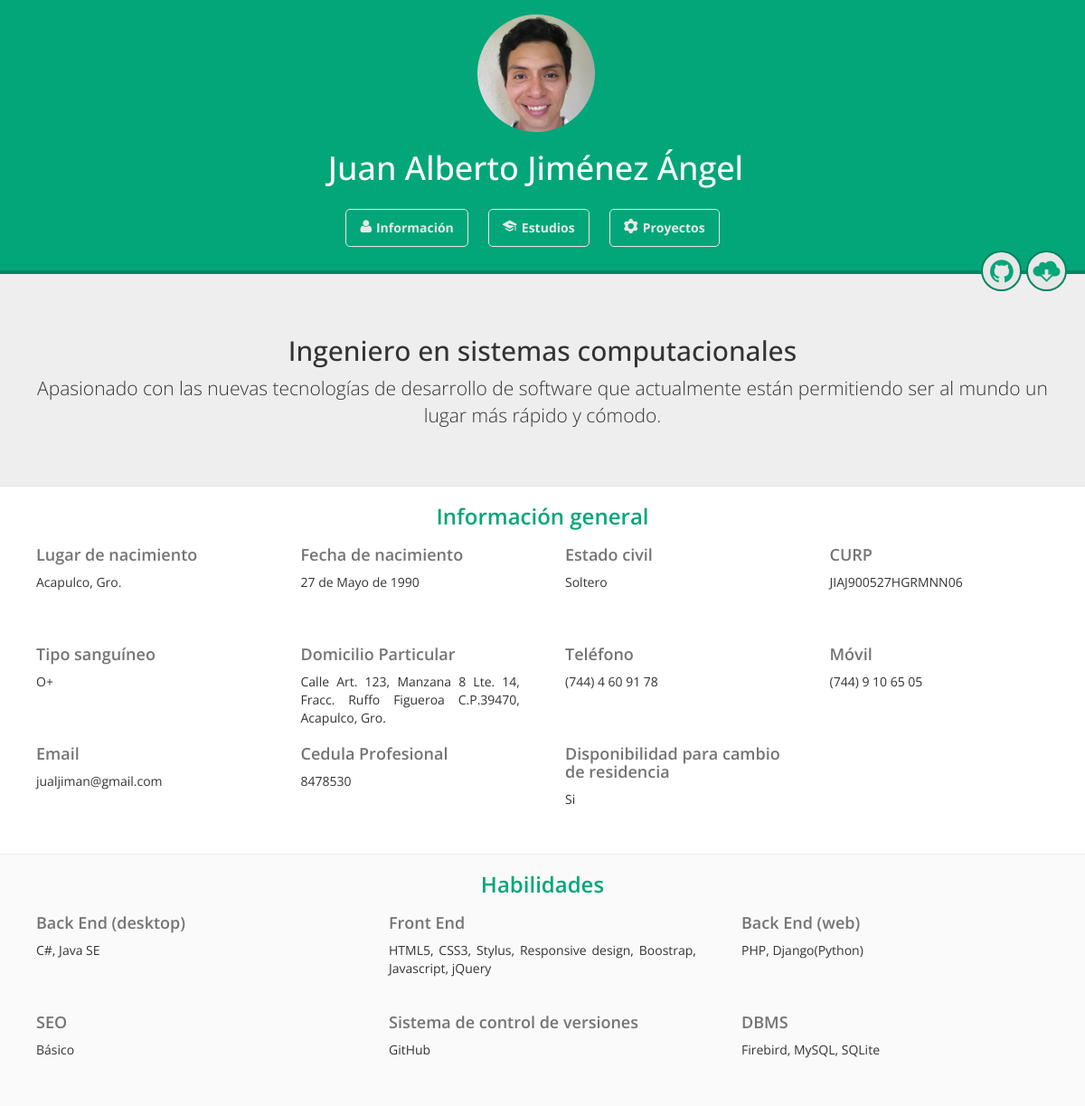
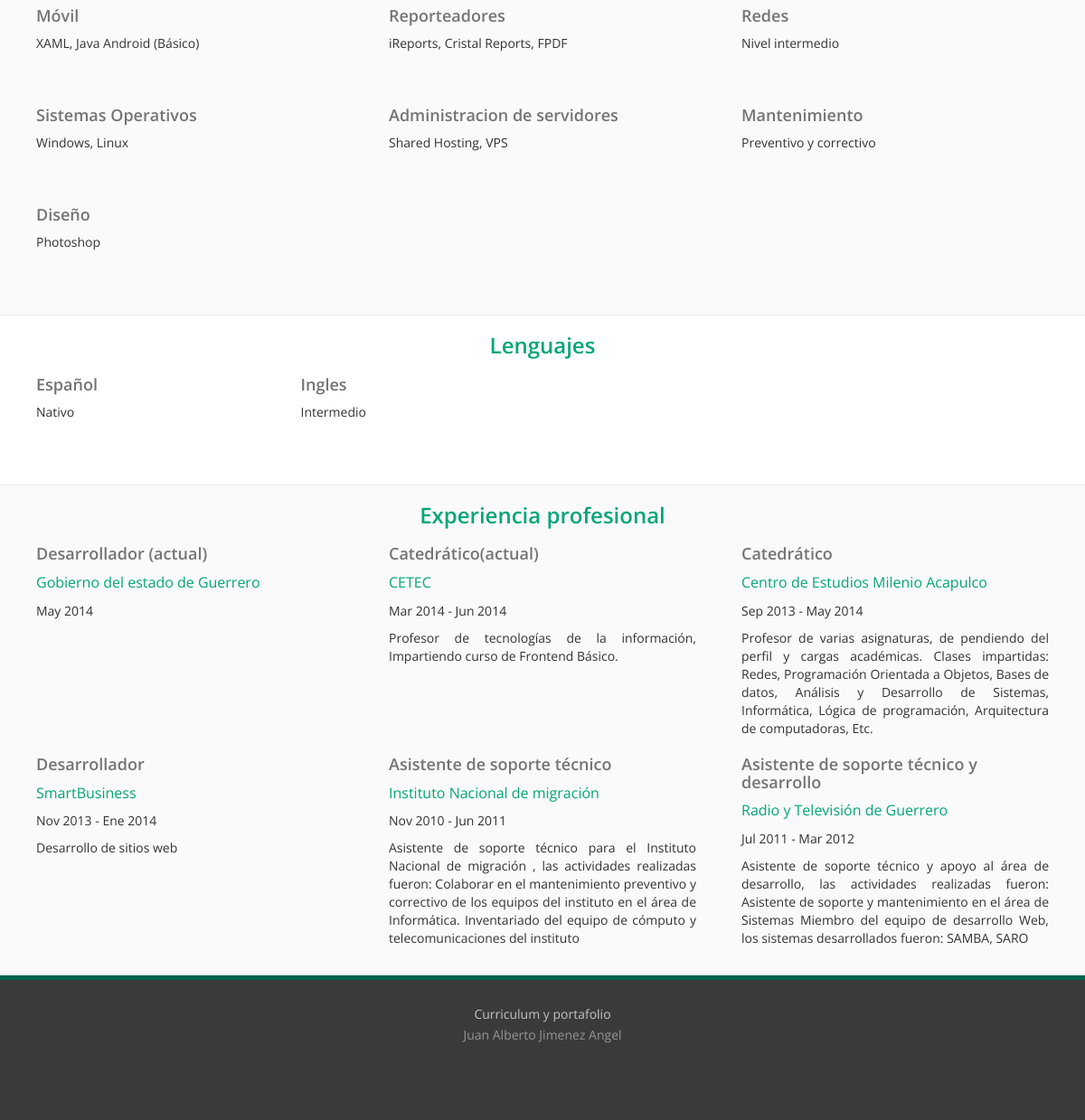
The page / on the database its author committed (2 pictures, top to bottom).
### administrador/models.py (models this page shows, shortened)
class InformacionGeneral(models.Model):
	class Meta:
		verbose_name_plural = "Informacion General"
	campo = models.CharField(max_length=60)
	info = models.CharField(max_length=90)
	categoria = models.CharField(max_length=2, choices=categorias)
	prioridad = models.IntegerField(default=1)

class ExperienciaProfesional(models.Model):
	class Meta:
		verbose_name_plural = "Experiencia Profesional"
	puesto = models.CharField(max_length=50)
	lugar = models.CharField(max_length=50)
	desde = models.DateField(default = date.today)
	hasta = models.DateField(default = date.today, blank = True, null = True)
	info = models.TextField(blank=True)

### administrador/views.py (the view)
# urls.py: url(r'^$', 'administrador.views.home', name='home'),
def home(request):
	infos = InformacionGeneral.objects.filter(categoria = "IG")
	tecnos = InformacionGeneral.objects.filter(categoria = "TG")
	lengs = InformacionGeneral.objects.filter(categoria = "LG")
	exps = ExperienciaProfesional.objects.all()
	estus = Estudio.objects.all()
	proyes = Proyecto.objects.all()
	return render(request,"index.html",{"infos": infos, "tecnos":tecnos,"lengs":lengs,"exps":exps,"estus":estus,"proyes":proyes})

### administrador/templates/index.html (shortened to what this page needs)
{% load thumbnail %}
<!DOCTYPE html>
<html lang="en">
<head>
	<link rel="stylesheet" href="/static/css/custom.css">
	<link rel="stylesheet" href="/static/css/bootstrap.css">
</head>
<body>
	<header>
		<div class="container">
			<nav class="navbar navbar-default" role="navigation">
			  <div class="container-fluid deletePaddings">
			    <div class="navbar-header">
			      <a class="navbar-brand" href="#">
			      	<img src="/static/images/avatar.jpg" alt="">
			      	<h1>Juan Alberto Jiménez Ángel</h1>
			      </a>
			    </div>
			    <div class="collapse navbar-collapse" id="bs-example-navbar-collapse-1">
			      <ul class="nav navbar-nav">
			        <li><a href="#" class="btnnb b1"><span class="icon-information"></span>Información</a></li>
			        <li><a href="#" class="btnnb b2"><span class="icon-studies"></span>Estudios</a></li>
			        <li><a href="#" class="btnnb b3"><span class="icon-projects"></span>Proyectos</a></li>
			      </ul>
			    </div>
			  </div>
			</nav>
		</div>
		<a href="https://github.com/jualjiman" target="_blank"><span class="icon-github" title="GitHub:Jualjiman"></span></a>
		<a href="/static/Curriculum Juan Alberto Jimenez Angel Actual.pdf" target="_blank"><span class="icon-download" title="Descargar curriculum"></span></a>
	</header>
	<section id="info">
		<div class="jumbotron marginTopHeader text-center">
		  <h2>Ingeniero en sistemas computacionales</h2>
		  <p>Apasionado con las nuevas tecnologías de desarrollo de software que actualmente están permitiendo ser al mundo un lugar más rápido y cómodo.</p>
		</div>
		<div class="container-fluid">
			<div class="container separacionVertical" id="gral">
			<h3 class="text-center tituloPrincipal">Información general</h3>
			<div class="row">
				{%for info in infos%}
					<div class="col-sm-6 col-sm-4 col-md-3 separacionVerticalMin">
						<h4 class="titulo">{{ info.campo }}</h4>
						<div class="desc">{{ info.info }}</div>
					</div>
				{% endfor %}
			</div>
			</div>
		</div>
		<div class="container-fluid fondoObscuro">
			<div class="container separacionVertical" id="tecn">
			<h3 class="text-center tituloPrincipal">Habilidades</h3>
			<div class="row">
				{%for tecno in tecnos%}
				<div class="col-sm-6 col-sm-4 separacionVerticalMin">
					<h4 class="titulo">{{ tecno.campo }}</h4>
					<div class="desc">{{ tecno.info }}</div>
				</div>
				{% endfor %}
			</div>
			</div>
		</div>
		<div class="container-fluid">
			<div class="container separacionVertical" id="leng">
			<h3 class="text-center tituloPrincipal">Lenguajes</h3>
			<div class="row">
				{%for leng in lengs%}
				<div class="col-sm-4 col-md-3 separacionVerticalMin">
					<h4 class="titulo">{{ leng.campo }}</h4>
					<div class="desc">{{ leng.info }}</div>
				</div>
				{% endfor %}
			</div>
			</div>
		</div>
		<div class="container-fluid fondoObscuro">
			<div class="container separacionVertical" id="expe">
			<h3 class="text-center tituloPrincipal">Experiencia profesional</h3>
			<div class="row">
				{%for exp in exps%}
				<div class="col-sm-6 col-md-4 separacionVerticalMin">
					<h4 class="titulo">{{ exp.puesto }}</h4>
					<p class="expe-lugar">{{ exp.lugar }}</p>
					<div class="desc">
					<p class="expe-fecha">
						{{ exp.desde|date:"M Y" }}
						{% if exp.hasta != null%}
							- {{ exp.hasta|date:"M Y" }}
						{% endif %}
					</p>
					{{ exp.info }}</div>
				</div>
				{% endfor %}
			</div>
			</div>
		</div>
	</section>
	<footer>
		<p id="footer_titulo">
			<span>Curriculum</span> y portafolio
		</p>
		<p id="footer_creditos">Juan Alberto Jimenez Angel</p>
	</footer>
</body>
</html>

### administrador/static/css/custom.css (style rules this page uses)
* { font-family:'Open Sans',sans-serif }
header { background:#03a679;border-bottom:solid 4px #028561;position:relative }
.separacionVertical { padding-bottom:20px }
.separacionVerticalMin { padding-bottom:10px;min-height:110px }
.navbar-brand { cursor:default; }
.navbar-brand img { border-radius:50%;width:130px }
.navbar-brand h1 { color:#fff }
.icon-github,.icon-download { color:#03a679;position:absolute;bottom:-23px;font-size:30px;border:solid 2px #028561;border-radius:50%;width:45px;height:45px;text-align:center;text-decoration:none;background:#e7e7e7;padding-top:6px }
.icon-download { right:20px }
.icon-github { right:70px;padding-left:5px }
.titulo,.desc { padding:0 10px }
.desc { text-align:justify }
.titulo { font-weight:600;color:#747474 }
.expe-lugar { display:inline-block;margin-left:10px;color:#03a679;font-size:16px }
.jumbotron { border-bottom:solid 1px #e4e4e4 }
.tituloPrincipal { color:#03a679;font-weight:600 }
.fondoObscuro { background:#fafafa;border-top:solid 1px #eee;border-bottom:solid 1px #eee }
footer { border-top:solid 5px #026449;background:#3a3a3a;height:160px; }
footer p { color:#929699;text-align:center;margin:0 0 1em 0; }
footer p:first-child { color:#c4c4c4;text-align:center;margin:2em 0 .2em 0 }

### rows shown on the page
InformacionGeneral: campo "Lugar de nacimiento", info "Acapulco, Gro."
InformacionGeneral: campo "Fecha de nacimiento", info "27 de Mayo de 1990"
InformacionGeneral: campo "Estado civil", info "Soltero"
InformacionGeneral: campo "CURP", info "JIAJ900527HGRMNN06"
InformacionGeneral: campo "Tipo sanguíneo", info "O+"
InformacionGeneral: campo "Domicilio Particular", info "Calle Art. 123, Manzana 8 Lte. 14, Fracc. Ruffo Figueroa C.P.39470, Acapulco, Gro."
InformacionGeneral: campo "Teléfono", info "(744) 4 60 91 78"
InformacionGeneral: campo "Móvil", info "(744) 9 10 65 05"
InformacionGeneral: campo "Email", info "jualjiman@gmail.com"
InformacionGeneral: campo "Cedula Profesional", info "8478530"
InformacionGeneral: campo "Disponibilidad para cambio de residencia", info "Si"
InformacionGeneral: campo "Back End (desktop)", info "C#, Java SE"
InformacionGeneral: campo "Front End", info "HTML5, CSS3, Stylus, Responsive design, Boostrap, Javascript, jQuery"
InformacionGeneral: campo "Back End (web)", info "PHP, Django(Python)"
InformacionGeneral: campo "SEO", info "Básico"
InformacionGeneral: campo "Sistema de control de versiones", info "GitHub"
InformacionGeneral: campo "DBMS", info "Firebird, MySQL, SQLite"
InformacionGeneral: campo "Móvil", info "XAML, Java Android (Básico)"
InformacionGeneral: campo "Reporteadores", info "iReports, Cristal Reports, FPDF"
InformacionGeneral: campo "Redes", info "Nivel intermedio"
InformacionGeneral: campo "Sistemas Operativos", info "Windows, Linux"
InformacionGeneral: campo "Administracion de servidores", info "Shared Hosting, VPS"
InformacionGeneral: campo "Mantenimiento", info "Preventivo y correctivo"
InformacionGeneral: campo "Diseño", info "Photoshop"
InformacionGeneral: campo "Español", info "Nativo"
InformacionGeneral: campo "Ingles", info "Intermedio"
ExperienciaProfesional: puesto "Desarrollador (actual)", lugar "Gobierno del estado de Guerrero", desde "May 2014"
ExperienciaProfesional: puesto "Catedrático(actual)", lugar "CETEC", desde "Mar 2014", hasta "Jun 2014", info "Profesor de tecnologías de la información, Impartiendo curso de Frontend Básico."
ExperienciaProfesional: puesto "Catedrático", lugar "Centro de Estudios Milenio Acapulco", desde "Sep 2013", hasta "May 2014", info "Profesor de varias asignaturas, de pendiendo del perfil y cargas académicas. Clases impartidas: Redes, Programación Orientada a Objetos, Bases de datos, Análisis y Desarrollo de Sistemas, Informática, Lógica de programación, Arquitectura de computadoras, Etc."
ExperienciaProfesional: puesto "Desarrollador", lugar "SmartBusiness", desde "Nov 2013", hasta "Ene 2014", info "Desarrollo de sitios web"
ExperienciaProfesional: puesto "Asistente de soporte técnico", lugar "Instituto Nacional de migración", desde "Nov 2010", hasta "Jun 2011", info "Asistente de soporte técnico para el Instituto Nacional de migración , las actividades realizadas fueron: Colaborar en el mantenimiento preventivo y correctivo de los equipos del instituto en el área de Informática. Inventariado del equipo de cómputo y telecomunicaciones del instituto"
ExperienciaProfesional: puesto "Asistente de soporte técnico y desarrollo", lugar "Radio y Televisión de Guerrero", desde "Jul 2011", hasta "Mar 2012", info "Asistente de soporte técnico y apoyo al área de desarrollo, las actividades realizadas fueron: Asistente de soporte y mantenimiento en el área de Sistemas Miembro del equipo de desarrollo Web, los sistemas desarrollados fueron: SAMBA, SARO"
